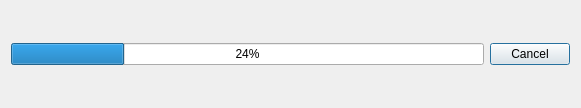
<?xml version="1.0" encoding="UTF-8"?>
<ui version="4.0">
 <class>ProgressDialog</class>
 <widget class="QDialog" name="ProgressDialog">
  <property name="geometry">
   <rect>
    <x>0</x>
    <y>0</y>
    <width>581</width>
    <height>108</height>
   </rect>
  </property>
  <property name="windowTitle">
   <string>Dialog</string>
  </property>
  <layout class="QVBoxLayout" name="verticalLayout">
   <item>
    <layout class="QHBoxLayout" name="horizontalLayout_2">
     <item>
      <widget class="QProgressBar" name="progressBar">
       <property name="value">
        <number>24</number>
       </property>
      </widget>
     </item>
     <item>
      <widget class="QPushButton" name="pushButton">
       <property name="text">
        <string>Cancel</string>
       </property>
      </widget>
     </item>
    </layout>
   </item>
  </layout>
 </widget>
 <resources/>
 <connections/>
</ui>
